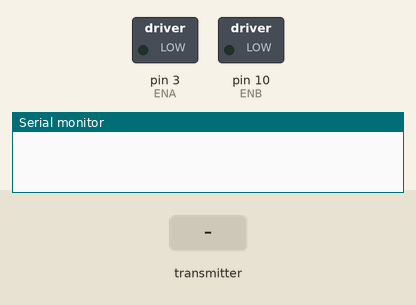
The sketch below on a simulated Arduino Uno, built with avr-gcc and run on an emulated ATmega328P. Shown: switched loads named in the sketch (green lamp = pin HIGH), the last lines printed to the serial monitor. The inputs (shaded band) are chosen by the test bench. No radio packets arrive unless stated.

Above: at 1.2 s.
1.3 s: the transmitter starts sending steer = 64
At 2.5 s:
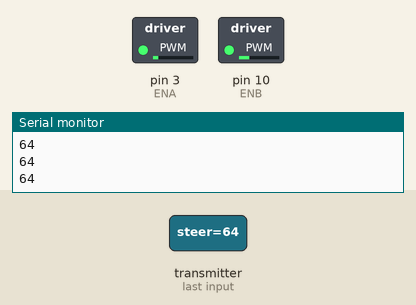
2.8 s: the transmitter starts sending steer = 255
At 3.8 s:
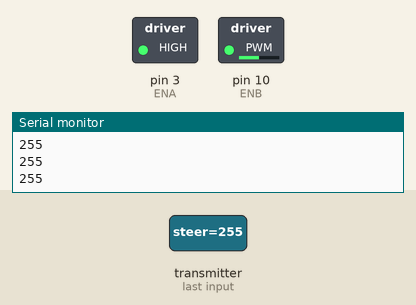
Timing chart, 0 to 5.8 s (numbered marks = the images above; inputs shaded):
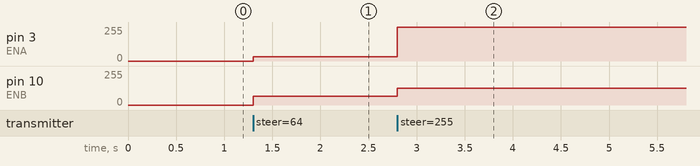

Measured:
- after the input at 1.3 s, pin 3 (ENA): 0/255 → 32/255 at once; pin 10 (ENB): 0/255 → 64/255 at once
- after the input at 2.8 s, pin 3 (ENA): 32/255 → 255/255 at once; pin 10 (ENB): 64/255 → 127/255 at once

The sketch:

RC-cars.ino
```cpp
#include <SPI.h>
#include <nRF24L01.h>
#include <RF24.h>
#include <Servo.h>
//L298N pin definitions
#define IN1	2
#define IN2	4
#define IN3	6
#define IN4	9
#define ENA 3
#define ENB 10
#define MAX_SPEED 255 //từ 0-255
#define MIN_SPEED 0

int pwm1,pwm2;
//create an RF24 object
RF24 radio(7, 8);  // CE, CSN

//address through which two modules communicate.
const byte address[6] = "00001";

//Signal Receive
struct Signal {
byte throttle;
byte steer;
byte servoPos;
};

Signal data;

//Servo definitions
Servo myservo;
int servoPin = 5;

void ResetData()
{
// Define the initial value of each data input.
// The middle position for Potentiometers. (254/2=127)
data.throttle = 125; // Motor Stop |
data.steer = 129;  // Center |
data.servoPos = 89;
}

void setup()
{
  while (!Serial);
  Serial.begin(9600);
  radio.begin();

  //set the address
  radio.openReadingPipe(0, address);

  //Set module as receiver
  radio.startListening();

}

void loop()
{
  //Read the data if available in buffer
  if (radio.available())
  {
    radio.read(&data, sizeof(Signal));
    int ythrottle=data.throttle;
    int xsteer=data.steer;
    int servoPos=data.servoPos;

    if(ythrottle > 140)
      {
        pwm1 = ythrottle;
        pwm2 = ythrottle;

        digitalWrite(IN1,HIGH);
        digitalWrite(IN2,LOW);
        digitalWrite(IN3,HIGH);
        digitalWrite(IN4,LOW);
        analogWrite(ENA, pwm1);
        analogWrite(ENB, pwm2);
        // Serial.println("motor FW");
      }
    else if(ythrottle < 120)
      {
        pwm1 = ythrottle;
        pwm2 = ythrottle;
        digitalWrite(IN1,LOW);
        digitalWrite(IN2,HIGH);
        digitalWrite(IN3,LOW);
        digitalWrite(IN4,HIGH);
        analogWrite(ENA, pwm1);
        analogWrite(ENB, pwm2);
        // Serial.println("motor RV");
      }
    else
      {
        pwm1 = 0;
        pwm2 = 0;
        digitalWrite(IN1,LOW);
        digitalWrite(IN2,LOW);
        digitalWrite(IN3,LOW);
        digitalWrite(IN4,LOW);
        analogWrite(ENA, pwm1);
        analogWrite(ENB, pwm2);
        // Serial.println("motor stop");
      }

    if (xsteer > 140)
    {
    pwm1= xsteer;
    pwm2= xsteer;
    digitalWrite(IN1, HIGH);        // Động cơ trái tiến
    digitalWrite(IN2, LOW);
    digitalWrite(IN3, LOW);         // Động cơ phải lùi
    digitalWrite(IN4, HIGH);
    analogWrite(ENA, pwm1);  // Động cơ trái giữ tốc độ
    analogWrite(ENB, pwm2 / 2);  // Giảm tốc độ động cơ phải
    }
    else if (xsteer < 122)
    {
    pwm1= xsteer;
    pwm2= xsteer;
    digitalWrite(IN1, LOW);         // Động cơ trái lùi
    digitalWrite(IN2, HIGH);
    digitalWrite(IN3, HIGH);        // Động cơ phải tiến
    digitalWrite(IN4, LOW);
    analogWrite(ENA, pwm1 / 2);  // Giảm tốc độ động cơ trái
    analogWrite(ENB, pwm2);  // Động cơ phải giữ tốc độ
    }
    Serial.println(pwm1);
    Serial.println(pwm2);
  }
}
```
